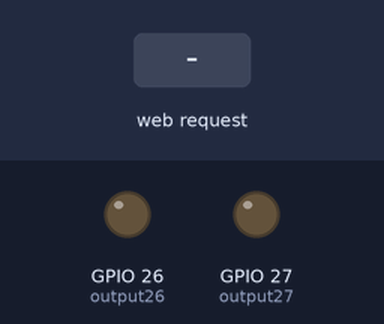
A sketch run on a simulated ESP32. Shown: output pins drawn as LEDs (lit = HIGH). The inputs (shaded band) are chosen by the test bench. WiFi joins after 1.5 s; servers stay silent unless stated; what the sketch prints to the serial monitor is not drawn.

Above: at 2.7 s.
2.8 s: HTTP request GET /26/on received
At 4.0 s:
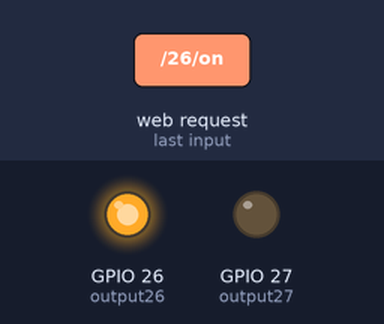
4.3 s: HTTP request GET /27/on received
At 5.3 s:
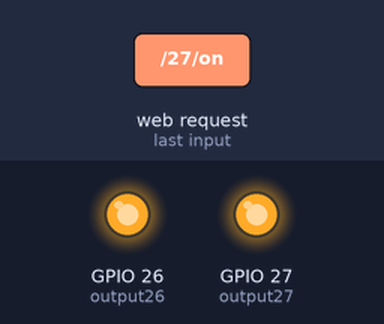
5.8 s: HTTP request GET /26/off received
At 6.4 s:
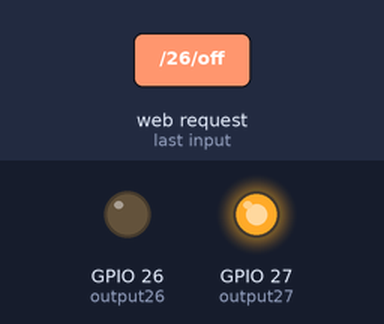
7.3 s: HTTP request GET /27/off received
At 7.6 s:
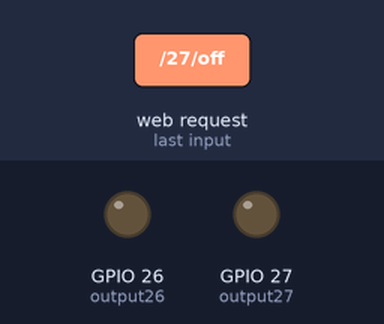
Timing chart, 0 to 9.8 s (numbered marks = the images above; inputs shaded):
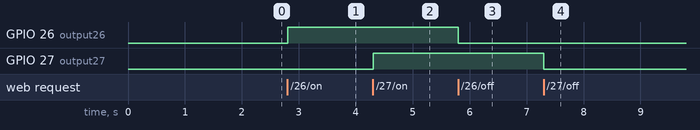

Measured:
- after the input at 2.8 s, GPIO 26 (output26): LOW → HIGH at once
- after the input at 4.3 s, GPIO 27 (output27): LOW → HIGH at once
- after the input at 5.8 s, GPIO 26 (output26): HIGH → LOW at once
- after the input at 7.3 s, GPIO 27 (output27): HIGH → LOW at once

The sketch:

sketch_unit2_1.ino
```cpp
#include <WiFi.h>

const char* ssid = "your network ssid";
const char* password = "your network password";

WiFiServer server(80);
String header;

String output26State = "off";
String output27State = "off";

const int output26 = 26;
const int output27 = 27;

void setup() {
  Serial.begin(115200);

  pinMode(output26, OUTPUT);
  pinMode(output27, OUTPUT);

  digitalWrite(output26, LOW);
  digitalWrite(output27, LOW);

  Serial.print("Connecting to ");
  Serial.println(ssid);
  WiFi.begin(ssid, password);
  while (WiFi.status() != WL_CONNECTED) {
    delay(500);
    Serial.print(".");
  }
  Serial.println("");
  Serial.println("WiFi connected.");
  Serial.println("IP address: ");
  Serial.println(WiFi.localIP());
  server.begin();
}

void loop() {
  WiFiClient client = server.available();

  if (client) {
    Serial.println("New Client.");
    String currentLine = "";

    while (client.connected()) {
      if (client.available()) {
        char c = client.read();
        Serial.write(c);

        header += c;
        if (c == '\n') {
          if (currentLine.length() == 0) {
            client.println("HTTP/1.1 200 OK");
            client.println("Content-type: text/html");
            client.println("Connection: close");
            client.println();

            if (header.indexOf("GET /26/on") >= 0) {
              Serial.println("GPIO 26 on");
              output26State = "on";
              digitalWrite(output26, HIGH);
            } else if (header.indexOf("GET /26/off") >= 0) {
              Serial.println("GPIO 26 off");
              output26State = "off";
              digitalWrite(output26, LOW);
            } else if (header.indexOf("GET /27/on") >= 0) {
              Serial.println("GPIO 27 on");
              output27State = "on";
              digitalWrite(output27, HIGH);
            } else if (header.indexOf("GET /27/off") >= 0) {
              Serial.println("GPIO 27 off");
              output27State = "off";
              digitalWrite(output27, LOW);
            }

            client.println("<!DOCTYPE html><html>");
            client.println("<head><meta name=\"viewport\"content=\"width=device-width, initial-scale=1\">");
            client.println("<link rel=\"icon\" href=\"data:,\">");
            client.println("<style>html { font-family: Helvetica; display:inline-block; margin: 0px auto; text-align: center;}");
            client.println(".button { background-color: #4CAF50; border:none; color: white; padding: 16px 40px;");
            client.println("text-decoration: none; font-size: 30px; margin:2px; cursor: pointer;}");
            client.println(".button2 {background-color:#555555;}</style></head>");
            client.println("<body><h1>ESP32 Web Server</h1>");

            client.println("<p>GPIO 26 - State " + output26State + "</p>");
            if (output26State=="off") {
              client.println("<p><a href=\"/26/on\"><button class=\"button\">ON</button></a></p>");
            } else {
              client.println("<p><a href=\"/26/off\"><button class=\"button button2\">OFF</button></a></p>");
            }

            client.println("<p>GPIO 27 - State " + output27State + "</p>");
            if (output27State=="off") {
              client.println("<p><a href=\"/27/on\"><button class=\"button\">ON</button></a></p>");
            } else {
              client.println("<p><a href=\"/27/off\"><button class=\"button button2\">OFF</button></a></p>");
            }

            client.println("</body></html>");
            client.println();
            break;
          } else {
            currentLine = "";
          }
        } else if (c != '\r') {
          currentLine += c;
        }
      }
    }
    header = "";
    client.stop();
    Serial.println("Client disconnected.");
    Serial.println("");
  }
}
```
